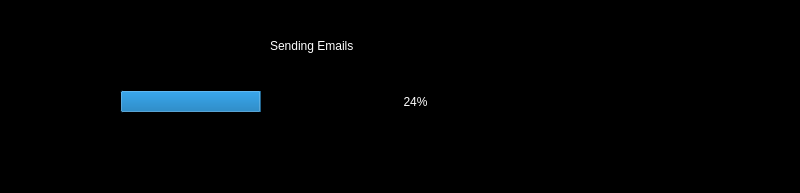
<?xml version="1.0" encoding="UTF-8"?>
<ui version="4.0">
 <class>MainWindow</class>
 <widget class="QMainWindow" name="MainWindow">
  <property name="geometry">
   <rect>
    <x>0</x>
    <y>0</y>
    <width>800</width>
    <height>193</height>
   </rect>
  </property>
  <property name="windowTitle">
   <string>sending emails</string>
  </property>
  <property name="styleSheet">
   <string notr="true">background-color: rgb(0, 0, 0);</string>
  </property>
  <widget class="QWidget" name="centralwidget">
   <widget class="QProgressBar" name="progressBar">
    <property name="geometry">
     <rect>
      <x>120</x>
      <y>90</y>
      <width>591</width>
      <height>23</height>
     </rect>
    </property>
    <property name="styleSheet">
     <string notr="true">color: rgb(255, 255, 255);</string>
    </property>
    <property name="value">
     <number>24</number>
    </property>
   </widget>
   <widget class="QLabel" name="label">
    <property name="geometry">
     <rect>
      <x>270</x>
      <y>10</y>
      <width>301</width>
      <height>71</height>
     </rect>
    </property>
    <property name="styleSheet">
     <string notr="true">font: 26pt &quot;Arial Rounded MT Bold&quot;;
color: rgb(255, 255, 255);</string>
    </property>
    <property name="text">
     <string>Sending Emails</string>
    </property>
   </widget>
  </widget>
  <widget class="QMenuBar" name="menubar">
   <property name="geometry">
    <rect>
     <x>0</x>
     <y>0</y>
     <width>800</width>
     <height>26</height>
    </rect>
   </property>
  </widget>
 </widget>
 <resources>
  <include location="pics.qrc"/>
 </resources>
 <connections/>
</ui>
